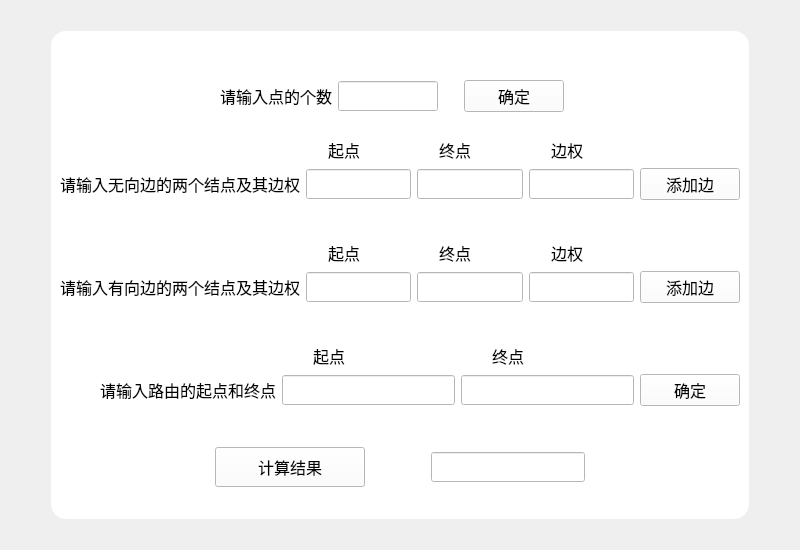
<?xml version="1.0" encoding="UTF-8"?>
<ui version="4.0">
 <class>shortestpath</class>
 <widget class="QWidget" name="shortestpath">
  <property name="geometry">
   <rect>
    <x>0</x>
    <y>0</y>
    <width>800</width>
    <height>550</height>
   </rect>
  </property>
  <property name="windowTitle">
   <string>Form</string>
  </property>
  <property name="styleSheet">
   <string notr="true"/>
  </property>
  <layout class="QGridLayout" name="gridLayout_4">
   <item row="1" column="2">
    <spacer name="horizontalSpacer_10">
     <property name="orientation">
      <enum>Qt::Horizontal</enum>
     </property>
     <property name="sizeType">
      <enum>QSizePolicy::Fixed</enum>
     </property>
     <property name="sizeHint" stdset="0">
      <size>
       <width>40</width>
       <height>20</height>
      </size>
     </property>
    </spacer>
   </item>
   <item row="1" column="0">
    <spacer name="horizontalSpacer_9">
     <property name="orientation">
      <enum>Qt::Horizontal</enum>
     </property>
     <property name="sizeType">
      <enum>QSizePolicy::Fixed</enum>
     </property>
     <property name="sizeHint" stdset="0">
      <size>
       <width>40</width>
       <height>20</height>
      </size>
     </property>
    </spacer>
   </item>
   <item row="0" column="1">
    <spacer name="verticalSpacer_2">
     <property name="orientation">
      <enum>Qt::Vertical</enum>
     </property>
     <property name="sizeType">
      <enum>QSizePolicy::Fixed</enum>
     </property>
     <property name="sizeHint" stdset="0">
      <size>
       <width>20</width>
       <height>20</height>
      </size>
     </property>
    </spacer>
   </item>
   <item row="1" column="1">
    <widget class="QFrame" name="frame">
     <property name="styleSheet">
      <string notr="true">*{
	background-color : white;
}
QFrame#frame{
	 background-color:white;
	border-radius: 15px;
	background-image: url(:/prefix1/back.jpg);
}</string>
     </property>
     <property name="frameShape">
      <enum>QFrame::StyledPanel</enum>
     </property>
     <property name="frameShadow">
      <enum>QFrame::Raised</enum>
     </property>
     <layout class="QVBoxLayout" name="verticalLayout">
      <item>
       <spacer name="verticalSpacer">
        <property name="orientation">
         <enum>Qt::Vertical</enum>
        </property>
        <property name="sizeType">
         <enum>QSizePolicy::Fixed</enum>
        </property>
        <property name="sizeHint" stdset="0">
         <size>
          <width>20</width>
          <height>20</height>
         </size>
        </property>
       </spacer>
      </item>
      <item>
       <layout class="QHBoxLayout" name="horizontalLayout">
        <property name="leftMargin">
         <number>0</number>
        </property>
        <property name="rightMargin">
         <number>0</number>
        </property>
        <item>
         <spacer name="horizontalSpacer">
          <property name="orientation">
           <enum>Qt::Horizontal</enum>
          </property>
          <property name="sizeType">
           <enum>QSizePolicy::Fixed</enum>
          </property>
          <property name="sizeHint" stdset="0">
           <size>
            <width>160</width>
            <height>20</height>
           </size>
          </property>
         </spacer>
        </item>
        <item>
         <widget class="QLabel" name="label">
          <property name="font">
           <font>
            <pointsize>12</pointsize>
           </font>
          </property>
          <property name="styleSheet">
           <string notr="true">*{
	background-color: rgb(0,0,0,0);
}</string>
          </property>
          <property name="text">
           <string>请输入点的个数</string>
          </property>
         </widget>
        </item>
        <item>
         <widget class="QLineEdit" name="count">
          <property name="minimumSize">
           <size>
            <width>0</width>
            <height>30</height>
           </size>
          </property>
          <property name="maximumSize">
           <size>
            <width>100</width>
            <height>16777215</height>
           </size>
          </property>
          <property name="font">
           <font>
            <pointsize>12</pointsize>
           </font>
          </property>
          <property name="styleSheet">
           <string notr="true">*{
	background-color:white;
}</string>
          </property>
         </widget>
        </item>
        <item>
         <spacer name="horizontalSpacer_3">
          <property name="orientation">
           <enum>Qt::Horizontal</enum>
          </property>
          <property name="sizeType">
           <enum>QSizePolicy::Fixed</enum>
          </property>
          <property name="sizeHint" stdset="0">
           <size>
            <width>20</width>
            <height>20</height>
           </size>
          </property>
         </spacer>
        </item>
        <item>
         <widget class="QPushButton" name="pushButton">
          <property name="minimumSize">
           <size>
            <width>100</width>
            <height>30</height>
           </size>
          </property>
          <property name="maximumSize">
           <size>
            <width>100</width>
            <height>16777215</height>
           </size>
          </property>
          <property name="font">
           <font>
            <pointsize>12</pointsize>
           </font>
          </property>
          <property name="text">
           <string>确定</string>
          </property>
         </widget>
        </item>
        <item>
         <spacer name="horizontalSpacer_2">
          <property name="orientation">
           <enum>Qt::Horizontal</enum>
          </property>
          <property name="sizeHint" stdset="0">
           <size>
            <width>40</width>
            <height>20</height>
           </size>
          </property>
         </spacer>
        </item>
       </layout>
      </item>
      <item>
       <layout class="QGridLayout" name="gridLayout">
        <property name="bottomMargin">
         <number>15</number>
        </property>
        <property name="horizontalSpacing">
         <number>6</number>
        </property>
        <item row="1" column="2">
         <widget class="QLineEdit" name="ver2">
          <property name="minimumSize">
           <size>
            <width>0</width>
            <height>30</height>
           </size>
          </property>
          <property name="font">
           <font>
            <pointsize>12</pointsize>
           </font>
          </property>
          <property name="styleSheet">
           <string notr="true">*{
	background-color:white;
}</string>
          </property>
         </widget>
        </item>
        <item row="1" column="3">
         <widget class="QLineEdit" name="nodiredge">
          <property name="minimumSize">
           <size>
            <width>0</width>
            <height>30</height>
           </size>
          </property>
          <property name="font">
           <font>
            <pointsize>12</pointsize>
           </font>
          </property>
          <property name="styleSheet">
           <string notr="true">*{
	background-color:white;
}</string>
          </property>
         </widget>
        </item>
        <item row="1" column="1">
         <widget class="QLineEdit" name="ver1">
          <property name="minimumSize">
           <size>
            <width>0</width>
            <height>30</height>
           </size>
          </property>
          <property name="font">
           <font>
            <pointsize>12</pointsize>
           </font>
          </property>
          <property name="styleSheet">
           <string notr="true">*{
	background-color:white;
}</string>
          </property>
         </widget>
        </item>
        <item row="1" column="0">
         <widget class="QLabel" name="label_2">
          <property name="font">
           <font>
            <pointsize>12</pointsize>
           </font>
          </property>
          <property name="styleSheet">
           <string notr="true">*{
	background-color: rgb(0,0,0,0);
}</string>
          </property>
          <property name="text">
           <string>请输入无向边的两个结点及其边权</string>
          </property>
         </widget>
        </item>
        <item row="1" column="4">
         <widget class="QPushButton" name="pushButton_2">
          <property name="minimumSize">
           <size>
            <width>100</width>
            <height>30</height>
           </size>
          </property>
          <property name="font">
           <font>
            <pointsize>12</pointsize>
           </font>
          </property>
          <property name="text">
           <string>添加边</string>
          </property>
         </widget>
        </item>
        <item row="0" column="1">
         <widget class="QLabel" name="label_4">
          <property name="font">
           <font>
            <pointsize>12</pointsize>
           </font>
          </property>
          <property name="styleSheet">
           <string notr="true">*{
	background-color: rgb(0,0,0,0);
}</string>
          </property>
          <property name="text">
           <string>     起点</string>
          </property>
         </widget>
        </item>
        <item row="0" column="2">
         <widget class="QLabel" name="label_6">
          <property name="font">
           <font>
            <pointsize>12</pointsize>
           </font>
          </property>
          <property name="styleSheet">
           <string notr="true">*{
	background-color: rgb(0,0,0,0);
}</string>
          </property>
          <property name="text">
           <string>     终点</string>
          </property>
         </widget>
        </item>
        <item row="0" column="3">
         <widget class="QLabel" name="label_7">
          <property name="maximumSize">
           <size>
            <width>16777215</width>
            <height>20</height>
           </size>
          </property>
          <property name="font">
           <font>
            <pointsize>12</pointsize>
           </font>
          </property>
          <property name="styleSheet">
           <string notr="true">*{
	background-color: rgb(0,0,0,0);
}</string>
          </property>
          <property name="text">
           <string>     边权</string>
          </property>
         </widget>
        </item>
       </layout>
      </item>
      <item>
       <layout class="QGridLayout" name="gridLayout_2">
        <property name="bottomMargin">
         <number>15</number>
        </property>
        <item row="1" column="2">
         <widget class="QLineEdit" name="dirver2">
          <property name="minimumSize">
           <size>
            <width>0</width>
            <height>30</height>
           </size>
          </property>
          <property name="font">
           <font>
            <pointsize>12</pointsize>
           </font>
          </property>
          <property name="styleSheet">
           <string notr="true">*{
	background-color:white;
}</string>
          </property>
         </widget>
        </item>
        <item row="0" column="1">
         <widget class="QLabel" name="label_5">
          <property name="font">
           <font>
            <pointsize>12</pointsize>
           </font>
          </property>
          <property name="styleSheet">
           <string notr="true">*{
	background-color: rgb(0,0,0,0);
}</string>
          </property>
          <property name="text">
           <string>     起点</string>
          </property>
         </widget>
        </item>
        <item row="0" column="2">
         <widget class="QLabel" name="label_8">
          <property name="font">
           <font>
            <pointsize>12</pointsize>
           </font>
          </property>
          <property name="styleSheet">
           <string notr="true">*{
	background-color: rgb(0,0,0,0);
}</string>
          </property>
          <property name="text">
           <string>     终点</string>
          </property>
         </widget>
        </item>
        <item row="1" column="3">
         <widget class="QLineEdit" name="diredge">
          <property name="minimumSize">
           <size>
            <width>0</width>
            <height>30</height>
           </size>
          </property>
          <property name="font">
           <font>
            <pointsize>12</pointsize>
           </font>
          </property>
          <property name="styleSheet">
           <string notr="true">*{
	background-color:white;
}</string>
          </property>
         </widget>
        </item>
        <item row="0" column="3">
         <widget class="QLabel" name="label_9">
          <property name="minimumSize">
           <size>
            <width>0</width>
            <height>20</height>
           </size>
          </property>
          <property name="maximumSize">
           <size>
            <width>16777215</width>
            <height>20</height>
           </size>
          </property>
          <property name="font">
           <font>
            <pointsize>12</pointsize>
           </font>
          </property>
          <property name="styleSheet">
           <string notr="true">*{
	background-color: rgb(0,0,0,0);
}</string>
          </property>
          <property name="text">
           <string>     边权</string>
          </property>
         </widget>
        </item>
        <item row="1" column="0">
         <widget class="QLabel" name="label_3">
          <property name="font">
           <font>
            <pointsize>12</pointsize>
           </font>
          </property>
          <property name="styleSheet">
           <string notr="true">*{
	background-color: rgb(0,0,0,0);
}</string>
          </property>
          <property name="text">
           <string>请输入有向边的两个结点及其边权</string>
          </property>
         </widget>
        </item>
        <item row="1" column="4">
         <widget class="QPushButton" name="pushButton_3">
          <property name="minimumSize">
           <size>
            <width>100</width>
            <height>30</height>
           </size>
          </property>
          <property name="font">
           <font>
            <pointsize>12</pointsize>
           </font>
          </property>
          <property name="text">
           <string>添加边</string>
          </property>
         </widget>
        </item>
        <item row="1" column="1">
         <widget class="QLineEdit" name="dirver1">
          <property name="minimumSize">
           <size>
            <width>0</width>
            <height>30</height>
           </size>
          </property>
          <property name="font">
           <font>
            <pointsize>12</pointsize>
           </font>
          </property>
          <property name="styleSheet">
           <string notr="true">*{
	background-color:white;
}</string>
          </property>
         </widget>
        </item>
       </layout>
      </item>
      <item>
       <layout class="QGridLayout" name="gridLayout_3">
        <property name="bottomMargin">
         <number>15</number>
        </property>
        <item row="1" column="1">
         <widget class="QLabel" name="label_12">
          <property name="font">
           <font>
            <pointsize>12</pointsize>
           </font>
          </property>
          <property name="styleSheet">
           <string notr="true">*{
	background-color: rgb(0,0,0,0);
}</string>
          </property>
          <property name="text">
           <string>请输入路由的起点和终点</string>
          </property>
         </widget>
        </item>
        <item row="0" column="3">
         <widget class="QLabel" name="label_10">
          <property name="maximumSize">
           <size>
            <width>16777215</width>
            <height>20</height>
           </size>
          </property>
          <property name="font">
           <font>
            <pointsize>12</pointsize>
           </font>
          </property>
          <property name="styleSheet">
           <string notr="true">*{
	background-color: rgb(0,0,0,0);
}</string>
          </property>
          <property name="text">
           <string>       起点</string>
          </property>
         </widget>
        </item>
        <item row="1" column="5">
         <widget class="QPushButton" name="pushButton_5">
          <property name="minimumSize">
           <size>
            <width>100</width>
            <height>30</height>
           </size>
          </property>
          <property name="font">
           <font>
            <pointsize>12</pointsize>
           </font>
          </property>
          <property name="text">
           <string>确定</string>
          </property>
         </widget>
        </item>
        <item row="0" column="4">
         <widget class="QLabel" name="label_11">
          <property name="font">
           <font>
            <pointsize>12</pointsize>
           </font>
          </property>
          <property name="styleSheet">
           <string notr="true">*{
	background-color: rgb(0,0,0,0);
}</string>
          </property>
          <property name="text">
           <string>       终点</string>
          </property>
         </widget>
        </item>
        <item row="1" column="4">
         <widget class="QLineEdit" name="endver">
          <property name="minimumSize">
           <size>
            <width>0</width>
            <height>30</height>
           </size>
          </property>
          <property name="font">
           <font>
            <pointsize>12</pointsize>
           </font>
          </property>
          <property name="styleSheet">
           <string notr="true">*{
	background-color:white;
}</string>
          </property>
         </widget>
        </item>
        <item row="1" column="3">
         <widget class="QLineEdit" name="startver">
          <property name="minimumSize">
           <size>
            <width>0</width>
            <height>30</height>
           </size>
          </property>
          <property name="font">
           <font>
            <pointsize>12</pointsize>
           </font>
          </property>
          <property name="styleSheet">
           <string notr="true">*{
	background-color:white;
}</string>
          </property>
         </widget>
        </item>
        <item row="1" column="0">
         <spacer name="horizontalSpacer_7">
          <property name="orientation">
           <enum>Qt::Horizontal</enum>
          </property>
          <property name="sizeType">
           <enum>QSizePolicy::Fixed</enum>
          </property>
          <property name="sizeHint" stdset="0">
           <size>
            <width>40</width>
            <height>20</height>
           </size>
          </property>
         </spacer>
        </item>
       </layout>
      </item>
      <item>
       <layout class="QHBoxLayout" name="horizontalLayout_2">
        <item>
         <spacer name="horizontalSpacer_6">
          <property name="orientation">
           <enum>Qt::Horizontal</enum>
          </property>
          <property name="sizeHint" stdset="0">
           <size>
            <width>40</width>
            <height>20</height>
           </size>
          </property>
         </spacer>
        </item>
        <item>
         <widget class="QPushButton" name="pushButton_4">
          <property name="minimumSize">
           <size>
            <width>150</width>
            <height>40</height>
           </size>
          </property>
          <property name="font">
           <font>
            <pointsize>12</pointsize>
           </font>
          </property>
          <property name="text">
           <string>计算结果</string>
          </property>
         </widget>
        </item>
        <item>
         <spacer name="horizontalSpacer_4">
          <property name="orientation">
           <enum>Qt::Horizontal</enum>
          </property>
          <property name="sizeType">
           <enum>QSizePolicy::Fixed</enum>
          </property>
          <property name="sizeHint" stdset="0">
           <size>
            <width>60</width>
            <height>20</height>
           </size>
          </property>
         </spacer>
        </item>
        <item>
         <widget class="QLineEdit" name="ansdis">
          <property name="minimumSize">
           <size>
            <width>0</width>
            <height>30</height>
           </size>
          </property>
          <property name="font">
           <font>
            <pointsize>12</pointsize>
           </font>
          </property>
          <property name="styleSheet">
           <string notr="true">*{
	background-color:white;
}</string>
          </property>
         </widget>
        </item>
        <item>
         <spacer name="horizontalSpacer_5">
          <property name="orientation">
           <enum>Qt::Horizontal</enum>
          </property>
          <property name="sizeHint" stdset="0">
           <size>
            <width>40</width>
            <height>20</height>
           </size>
          </property>
         </spacer>
        </item>
       </layout>
      </item>
     </layout>
    </widget>
   </item>
   <item row="2" column="1">
    <spacer name="verticalSpacer_3">
     <property name="orientation">
      <enum>Qt::Vertical</enum>
     </property>
     <property name="sizeType">
      <enum>QSizePolicy::Fixed</enum>
     </property>
     <property name="sizeHint" stdset="0">
      <size>
       <width>20</width>
       <height>20</height>
      </size>
     </property>
    </spacer>
   </item>
  </layout>
  <zorder>frame</zorder>
  <zorder>horizontalSpacer_9</zorder>
  <zorder>horizontalSpacer_10</zorder>
  <zorder>verticalSpacer_2</zorder>
  <zorder>verticalSpacer_3</zorder>
 </widget>
 <resources/>
 <connections/>
</ui>
